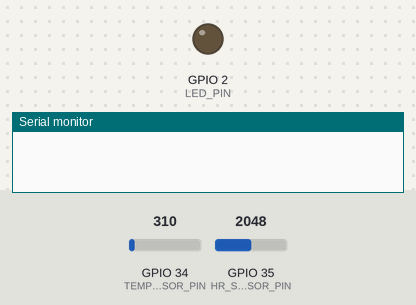
A sketch run on a simulated ESP32. Shown: output pins drawn as LEDs (lit = HIGH), the last lines printed to the serial monitor. The inputs (shaded band) are chosen by the test bench; at power-on: GPIO 34 (TEMP_SENSOR_PIN) = 310, GPIO 35 (HR_SENSOR_PIN) = 2048.

Above: at 0.1 s.
At 1.1 s:
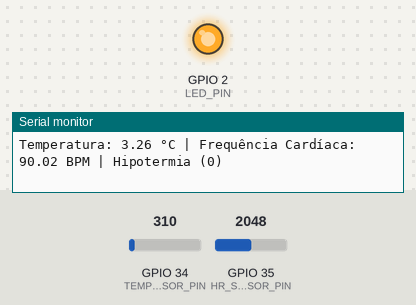
Timing chart, 0 to 2.6 s (numbered marks = the images above):
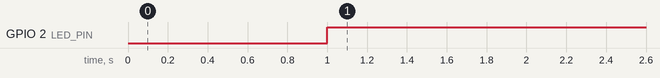

The sketch:

sensor_simulator.ino
```cpp
#include <Arduino.h>

// ============================================================
// 1. DEFINIÇÕES DE HARDWARE E CONSTANTES
// ============================================================
#define TEMP_SENSOR_PIN   34
#define HR_SENSOR_PIN     35
#define LED_PIN           2
#define INTERVALO_LEITURA 1000 // ms

// Constantes de conversão do ADC (12 bits -> 0 a 4095)
constexpr float ADC_MAX        = 4095.0f;
constexpr float TEMP_MAX_SENSOR = 43.0f;  // 0 a 43 °C
constexpr float BPM_MAX_SENSOR  = 180.0f; // 0 a 180 BPM

// ============================================================
// 2. REGRAS DE NEGÓCIO ATUALIZADAS (Precisão de 2 Casas Decimais)
// ============================================================
constexpr float TEMP_HIPOTERMIA_MAX  = 35.00f; // <= 35.00 °C
constexpr float TEMP_NORMAL_MAX      = 37.49f; // 35.01 a 37.49 °C
constexpr float TEMP_FEBRIL_MAX      = 37.79f; // 37.50 a 37.79 °C
constexpr float TEMP_FEBRE_MAX       = 38.99f; // 37.80 a 38.99 °C
// Acima de 38.99 (ou seja, >= 39.00) = Febre Alta

constexpr float BPM_NORMAL_MIN       = 60.00f; // >= 60.00 BPM
constexpr float BPM_NORMAL_MAX       = 100.00f;// <= 100.00 BPM

// ============================================================
// 3. ENUMERAÇÃO DAS CLASSES (IDs sincronizados com a Rede Neural)
// ============================================================
enum ClassePaciente : uint8_t {
    HIPOTERMIA          = 0,
    SAUDAVEL            = 1,
    FEBRIL              = 2,
    FEBRE               = 3,
    FEBRE_ALTA          = 4,
    RISCO_CARDIOVASCULAR = 5
};

// ============================================================
// 4. MAPEAMENTO PARA STRINGS (Sincronizado com os Lotes do Dataset)
// ============================================================
const char* obterNomeClasse(ClassePaciente classe) {
    switch(classe) {
        case HIPOTERMIA:           return "Hipotermia";
        case SAUDAVEL:             return "Saudável";
        case FEBRIL:               return "Febril";
        case FEBRE:                return "Febre";
        case FEBRE_ALTA:           return "Febre Alta";
        case RISCO_CARDIOVASCULAR: return "Risco Cardiovascular";
        default:                   return "Desconhecido";
    }
}

// ============================================================
// 5. LÓGICA DE CLASSIFICAÇÃO (Cascata Sem Gaps e Sem Ponto Cego)
// ============================================================
ClassePaciente classificarPaciente(float temperatura, float freqCardiaca) {

    // 1º Filtro Primário: Hipotermia (Garante qualquer valor <= 35.00)
    if (temperatura <= TEMP_HIPOTERMIA_MAX) {
        return HIPOTERMIA;
    }

    // 2º Filtro: Faixa de Temperatura Normal (35.01 a 37.49)
    // Se passou do primeiro 'if', a temperatura é obrigatoriamente >= 35.01
    if (temperatura <= TEMP_NORMAL_MAX) {
        // O BPM decide a subclasse
        if (freqCardiaca >= BPM_NORMAL_MIN && freqCardiaca <= BPM_NORMAL_MAX) {
            return SAUDAVEL;
        } else {
            return RISCO_CARDIOVASCULAR;
        }
    }

    // 3º Filtro: Estado Febril Pré-Febre (37.50 a 37.79)
    if (temperatura <= TEMP_FEBRIL_MAX) {
        return FEBRIL;
    }

    // 4º Filtro: Febre Confirmada (37.80 a 38.99)
    if (temperatura <= TEMP_FEBRE_MAX) {
        return FEBRE;
    }

    // 5º Filtro Restante: Febre Alta (Qualquer valor >= 39.00)
    return FEBRE_ALTA;
}

// ============================================================
// 6. SETUP E LOOP PRINCIPAIS
// ============================================================
unsigned long ultimoTempo = 0;

void setup() {
    Serial.begin(115200);
    pinMode(LED_PIN, OUTPUT);
    digitalWrite(LED_PIN, LOW); // Inicia com LED apagado
}

void loop() {
    unsigned long tempoAtual = millis();
    if (tempoAtual - ultimoTempo >= INTERVALO_LEITURA) {
        ultimoTempo = tempoAtual;

        // --- Leitura dos sensores (ADC) ---
        int tempADC = analogRead(TEMP_SENSOR_PIN);
        int hrADC   = analogRead(HR_SENSOR_PIN);

        // --- Conversão para grandezas físicas ---
        float temperatura = (tempADC * TEMP_MAX_SENSOR) / ADC_MAX;
        float freqCardiaca = (hrADC * BPM_MAX_SENSOR) / ADC_MAX;

        // --- Classificação pela regra de negócio ---
        ClassePaciente rotulo = classificarPaciente(temperatura, freqCardiaca);

        // --- Atuação no LED (Alerta visual) ---
        // Mantém o LED apagado APENAS se estiver Saudável (Classe 1)
        digitalWrite(LED_PIN, (rotulo == SAUDAVEL) ? LOW : HIGH);

        // --- Saída formatada para o Monitor Serial ---
        // Mantive a consistência estrita com a estrutura de amostras gerada.
        Serial.print("Temperatura: ");
        Serial.print(temperatura, 2);
        Serial.print(" °C | Frequência Cardíaca: ");
        Serial.print(freqCardiaca, 2);
        Serial.print(" BPM | ");
        Serial.print(obterNomeClasse(rotulo));
        Serial.print(" (");
        Serial.print(static_cast<int>(rotulo));
        Serial.println(")");
    }
}
```

Measured:
- by itself, GPIO 2 (LED_PIN): LOW → HIGH at 1.0 s
